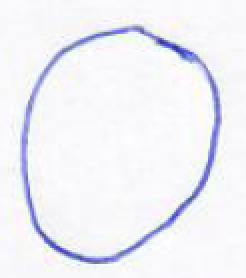
//> input picture Codigo_Calcular_Momentos/circle/c1-2.PNG, 123 x 139 px (shown 2 times larger); its folder holds only this picture in this run
$ ./preprocesar_momentos   (built with g++ and OpenCV 4)
//> lines starting //> are read from the running program, lines starting //| are printed output that depends on the picture; after the words box and inside, x2 and y2 are one past the last pixel; in counts of white or black regions, pixels touching at a corner belong together
#include <opencv2/opencv.hpp>
#include <filesystem>
#include <fstream>
#include <iostream>

namespace fs = std::filesystem;
using namespace cv;
using namespace std;

Mat skeletonize(const Mat& img) {
    Mat skeleton = Mat::zeros(img.size(), CV_8UC1);
    Mat temp, eroded;
    Mat element = getStructuringElement(MORPH_CROSS, Size(3, 3));

    Mat binary = img.clone();
    bool done;
    do {
        erode(binary, eroded, element);
        dilate(eroded, temp, element);
        subtract(binary, temp, temp);
        bitwise_or(skeleton, temp, skeleton);
        eroded.copyTo(binary);
        done = (countNonZero(binary) == 0);
    } while (!done);

    return skeleton;
}

void procesarImagen(const string& ruta, const string& etiqueta, ofstream& salidaCSV, bool usarSkeleton = false) {
//> called with ruta = "./circle/c1-2.PNG", etiqueta = "circle", usarSkeleton = false
    Mat img = imread(ruta, IMREAD_GRAYSCALE);
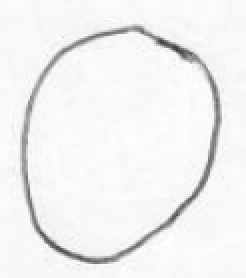
//> img: 139 rows x 123 cols, CV_8UC1 (shown 2 times larger); min 60, max 255, mean 241.3
    if (img.empty()) return;

    Mat binaria;
    threshold(img, binaria, 0, 255, THRESH_BINARY | THRESH_OTSU);
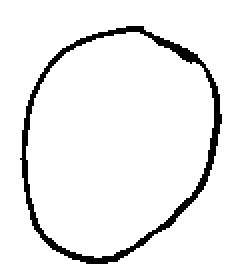
//> binaria: 139 rows x 123 cols, CV_8UC1 (shown 2 times larger); 94% white; 1 black region, box (x1, y1, x2, y2) and area: (10, 13, 111, 132) 1031

    if (binaria.at<uchar>(0, 0) > 128) {
        bitwise_not(binaria, binaria);
    }

    morphologyEx(binaria, binaria, MORPH_CLOSE, getStructuringElement(MORPH_ELLIPSE, Size(5, 5)));
//> binaria: 139 rows x 123 cols, CV_8UC1; 6.1% white; 1 white region

    vector<vector<Point>> contornos;
    findContours(binaria, contornos, RETR_EXTERNAL, CHAIN_APPROX_SIMPLE);
//> contornos = 1 contour; box (x1, y1, x2, y2) and area: (10, 13, 111, 132) 8995
    if (contornos.empty()) return;

    auto maxIt = max_element(contornos.begin(), contornos.end(),
                             [](const vector<Point>& a, const vector<Point>& b) {
                                 return contourArea(a) < contourArea(b);
                             });
    vector<Point> contorno = *maxIt;
//> contorno = contour of 163 points, box (x1, y1, x2, y2) (10, 13, 111, 132), area 8995

    Mat figuraRellena = Mat::zeros(binaria.size(), CV_8UC1);
    drawContours(figuraRellena, vector<vector<Point>>{contorno}, -1, Scalar(255), FILLED);
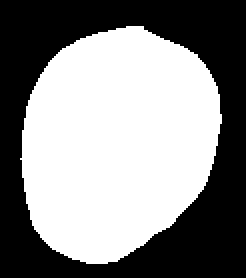
//> figuraRellena: 139 rows x 123 cols, CV_8UC1 (shown 2 times larger); 53.5% white; 1 black region, box (x1, y1, x2, y2) and area: (0, 0, 123, 139) 7945

    Mat procesada = usarSkeleton ? skeletonize(figuraRellena) : figuraRellena;

    Moments m = moments(contorno);
//> m = moments, m00 8995, centre m10/m00, m01/m00 = (58.19, 70.78)
    double hu[7];
    HuMoments(m, hu);
//> hu = [0.164, 0.00135, 6.25e-05, 1.02e-06, 8.09e-12, 3.69e-08, 8.79e-13]

    Point2f centro((float)m.m10 / m.m00, (float)m.m01 / m.m00);
//> centro = Point(58.19, 70.78)
    vector<float> firma;
    for (const Point& pt : contorno) {
        firma.push_back(norm(Point2f(pt) - centro));
    }
//> this loop made 163 passes
//> pt on passes 1 to 3: Point(63, 13), Point(62, 14), Point(58, 14)
//> after the loop, firma = 163 values, max 62.31 at index 72, min 46.69 at index 42, mean 54.29

    Mat input = Mat(firma).reshape(1, 1);
//> input has the same summary as firma
    input.convertTo(input, CV_32F);
    Mat fft;
    dft(input, fft, DFT_COMPLEX_OUTPUT);
//> fft = 163 pairs, first value -68.86 to 8848.8, second value -375.6 to 375.6

    vector<double> fftMag;
    for (int i = 0; i < 10 && i < fft.cols; ++i) {
        float re = fft.at<Vec2f>(0, i)[0];
        float im = fft.at<Vec2f>(0, i)[1];
        fftMag.push_back(sqrt(re * re + im * im));
    }
//> this loop made 10 passes
//> (re, im) on passes 1 to 10: (8848.8, 0), (28.73, 10.9), (227.9, 375.6), (-68.86, -232.6), (-36.13, 10.39), (53.5, 8.59), (30.25, 21.04), (-22.75, -8.98), (25.19, 23.39), (25.13, 16.43)

    double suma = 0.0;
    for (double v : fftMag) suma += v * v;
//> this loop made 10 passes
//> (v, suma) on passes 1 to 10: (8848.8, 78301707.3), (30.73, 78302651.7), (439.3, 78495661.1), (242.6, 78554494.7), (37.6, 78555908.4), (54.19, 78558844.5), (36.85, 78560202.2), (24.45, 78560800.1), (34.37, 78561981.6), (30.03, 78562883.3)
//> after the loop, suma = 78562883.3
    double norma = sqrt(suma);
//> norma = 8863.6
    if (norma > 0.0) {
        for (double& v : fftMag) v /= norma;
//> this loop made 10 passes
//> v on passes 1 to 10: 0.998, 0.00347, 0.0496, 0.0274, 0.00424, 0.00611, 0.00416, 0.00276, 0.00388, 0.00339
    }

    salidaCSV << etiqueta;
    for (int i = 0; i < 7; ++i) {
        salidaCSV << "," << -1 * copysign(1.0, hu[i]) * log10(abs(hu[i]) + 1e-30);
    }
    for (double v : fftMag) {
        salidaCSV << "," << v;
    }
    salidaCSV << "\n";
}

int main() {
    string carpetaBase = ".";
    ofstream salida("momentos.csv");
    salida << "etiqueta,hu1,hu2,hu3,hu4,hu5,hu6,hu7,fft1,fft2,fft3,fft4,fft5,fft6,fft7,fft8,fft9,fft10\n";

    bool usarSkeleton = false;

    for (const auto& clase : {"circle", "square", "triangle"}) {
        string rutaClase = carpetaBase + "/" + clase;
        for (const auto& entrada : fs::directory_iterator(rutaClase)) {
            if (entrada.is_regular_file()) {
                procesarImagen(entrada.path().string(), clase, salida, usarSkeleton);
            }
        }
    }
//> pass 2 of the loop `for (const auto& clase : {"circle", "square", "triangle"})`:
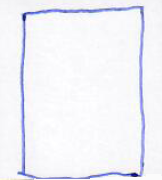
//> input picture Codigo_Calcular_Momentos/square/q1-2.PNG, 162 x 180 px
//> img: 180 rows x 162 cols, CV_8UC1
//> in procesarImagen (call 2), `threshold(img, binaria, 0, 255, THRESH_BINARY | THRESH_OTSU);`:
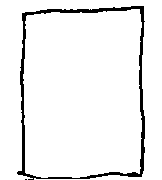
//> binaria: 180 rows x 162 cols, CV_8UC1; 94.1% white; 2 black regions (1 under 20 px), largest, box (x1, y1, x2, y2) and area: (17, 6, 145, 180) 1705
//> contornos = 1 contour; box (x1, y1, x2, y2) and area: (17, 6, 145, 180) 20362
//> contorno = contour of 114 points, box (x1, y1, x2, y2) (17, 6, 145, 180), area 20362
//> in procesarImagen (call 2), `drawContours(figuraRellena, vector<vector<Point>>{contorno}, -1, Scala..`:
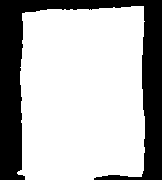
//> figuraRellena: 180 rows x 162 cols, CV_8UC1; 70.8% white; 1 black region, box (x1, y1, x2, y2) and area: (0, 0, 162, 180) 8507
//> m = moments, m00 20361.5, centre m10/m00, m01/m00 = (82.11, 93.37)
//> hu = [0.176, 0.00324, 1.08e-06, 1.91e-07, -4.82e-14, -4.32e-09, -7.24e-14]
//> centro = Point(82.11, 93.37)
//> the loop in procesarImagen (call 2), `for (const Point& pt : contorno)` made 114 passes
//> pt on passes 1 to 8: Point(131, 6), Point(130, 7), Point(121, 7), Point(120, 8), Point(115, 8), Point(114, 7), Point(113, 7), Point(112, 8)
//> after the loop in procesarImagen (call 2), `for (const Point& pt : contorno)`: firma = 114 values, max 106.5 at index 113, min 59.14 at index 105, mean 84.26
//> input has the same summary as firma
//> fft = 114 pairs, first value -370.8 to 9606, second value -443.6 to 443.6
//> the loop in procesarImagen (call 2), `for (int i = 0; i < 10 && i < fft.cols; ++i)` made 10 passes
//> (re, im) on passes 1 to 8: (9606, 0), (197.6, 102.9), (-370.8, -443.6), (408.8, 153.5), (111.3, -427.8), (398.5, -14.39), (62.02, 256.4), (117, 9.73)
//> the loop in procesarImagen (call 2), `for (double v : fftMag) suma += v * v;` made 10 passes
//> (v, suma) on passes 1 to 8: (9606, 92274335.4), (222.8, 92323989.4), (578.2, 92658259.2), (436.6, 92848900.3), (442, 93044277), (398.8, 93203282.9), (263.8, 93272875.3), (117.4, 93286657.2)
//> after the loop in procesarImagen (call 2), `for (double v : fftMag) suma += v * v;`: suma = 93291472.4
//> norma = 9658.8
//> the loop in procesarImagen (call 2), `for (double& v : fftMag) v /= norma;` made 10 passes
//> v on passes 1 to 8: 0.995, 0.0231, 0.0599, 0.0452, 0.0458, 0.0413, 0.0273, 0.0122
//> the loop in procesarImagen (call 2), `for (double v : fftMag)` made 10 passes
//> (the run ends here: the program stops with an error, at `for (const auto& entrada : fs::directory_iterator(rutaClase))`)
